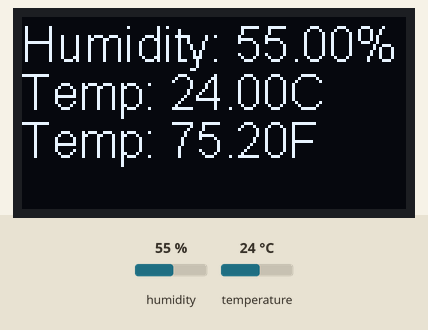
A program run on a simulated ESP8266 (NodeMCU). Shown: 128×64 one-colour display. Inputs (shaded band) come from the test bench; at power-on: humidity 55 %, temperature 24 °C.

Above: at 2.8 s.
2.9 s: humidity set to 22 %
At 5.1 s:
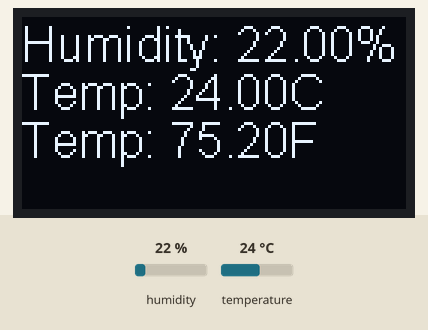
5.6 s: temperature set to 12 °C
At 6.8 s:
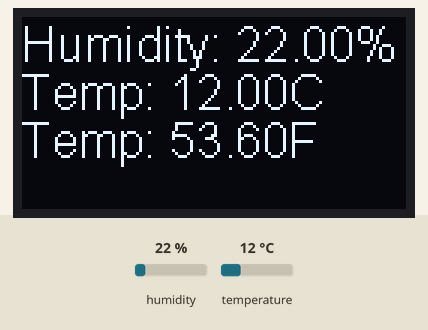
8.3 s: humidity set to 40 %
At 11.4 s:
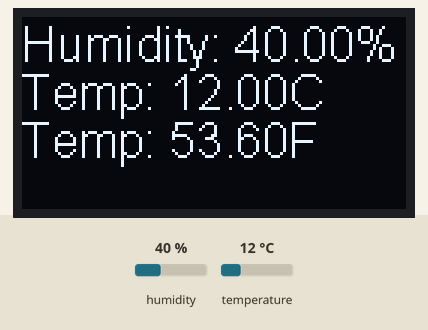
11.7 s: temperature set to 19 °C
At 13.1 s:
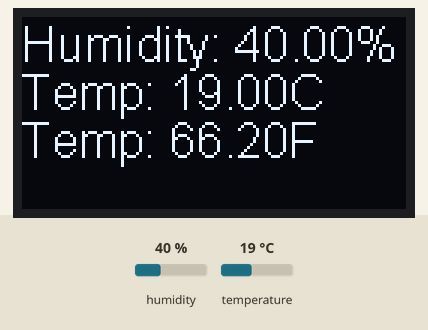
Timing chart, 0 to 14.7 s (numbered marks = the images above; inputs shaded):
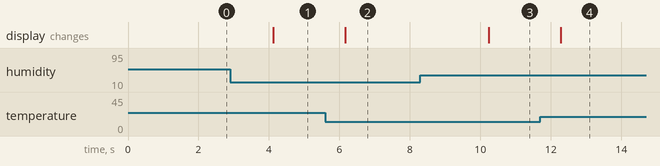

Measured:
- after the input at 2.9 s, the display: changes after 1.2 s (image 1)
- after the input at 5.6 s, the display: changes after 0.56 s (image 2)
- after the input at 8.3 s, the display: changes after 1.9 s (image 3)
- after the input at 11.7 s, the display: changes after 0.57 s (image 4)

The program:

main.cpp
```cpp
#include <Arduino.h>
#include <DHT.h>
#include <Wire.h>
// библиотека для монитора (в моем проекте используется SSD1306):
// для монитора SH1106 впишите #include "SH1106.h"
#include "SSD1306.h"

#define DHTPIN 5       // контакт, к которому подключен DHT11
#define DHTTYPE DHT11     // DHT 11
//#define DHTTYPE DHT21   // DHT 21 (AM2301)
//#define DHTTYPE DHT22   // DHT 22  (AM2302), AM2321


// инициализация OLED-дисплея:
SSD1306 display(0x3c, D3, D5);
// SH1106 display(0x3c, D3, D5);

// инициализация датчика DHT11:
DHT dht(DHTPIN, DHTTYPE);

void setup(){
  // с инициализацией UI будет инициализирован и дисплей:
  display.init();
  // переворачивает дисплей на 180 градусов по вертикали
  display.flipScreenVertically();
  // установка шрифта
  display.setFont(ArialMT_Plain_16);
  // выравние текста
  display.setTextAlignment(TEXT_ALIGN_LEFT);
  //  инициализация DHT
  dht.begin();
}

void loop(){
  // считывание температуры и влажности занимает около 250 мс;
  // кроме того, данные от датчика могут запаздывать
  // примерно на 2 секунды (это очень медленный датчик):
  float h = dht.readHumidity();
  // считываем температуру в градусах Цельсия:
  float t = dht.readTemperature();
  // считываем температуру в градусах Фаренгейта:
  float f = dht.readTemperature(true);

  // проверяем, прочлись ли данные, и если нет,
  // то выходим и пробуем снова:
  if (isnan(h) || isnan(t) || isnan(f)){
    display.clear();  //  очищаем дисплей
    display.drawString(5,0, "Failed DHT");  // "Не удалось прочесть данные от датчика DHT"
    return;
  }
  display.clear();
  display.drawString(0, 0, "Humidity: " + String(h) + "%\t");
                        // "Влажность: "
  display.drawString(0, 16, "Temp: " + String(t) + "C");
                        // "Температура: "
  display.drawString(0, 32, "Temp: " + String(f) + "F");
                        // "Температура: "
  display.display();
  delay(2000);// 123
}
```
